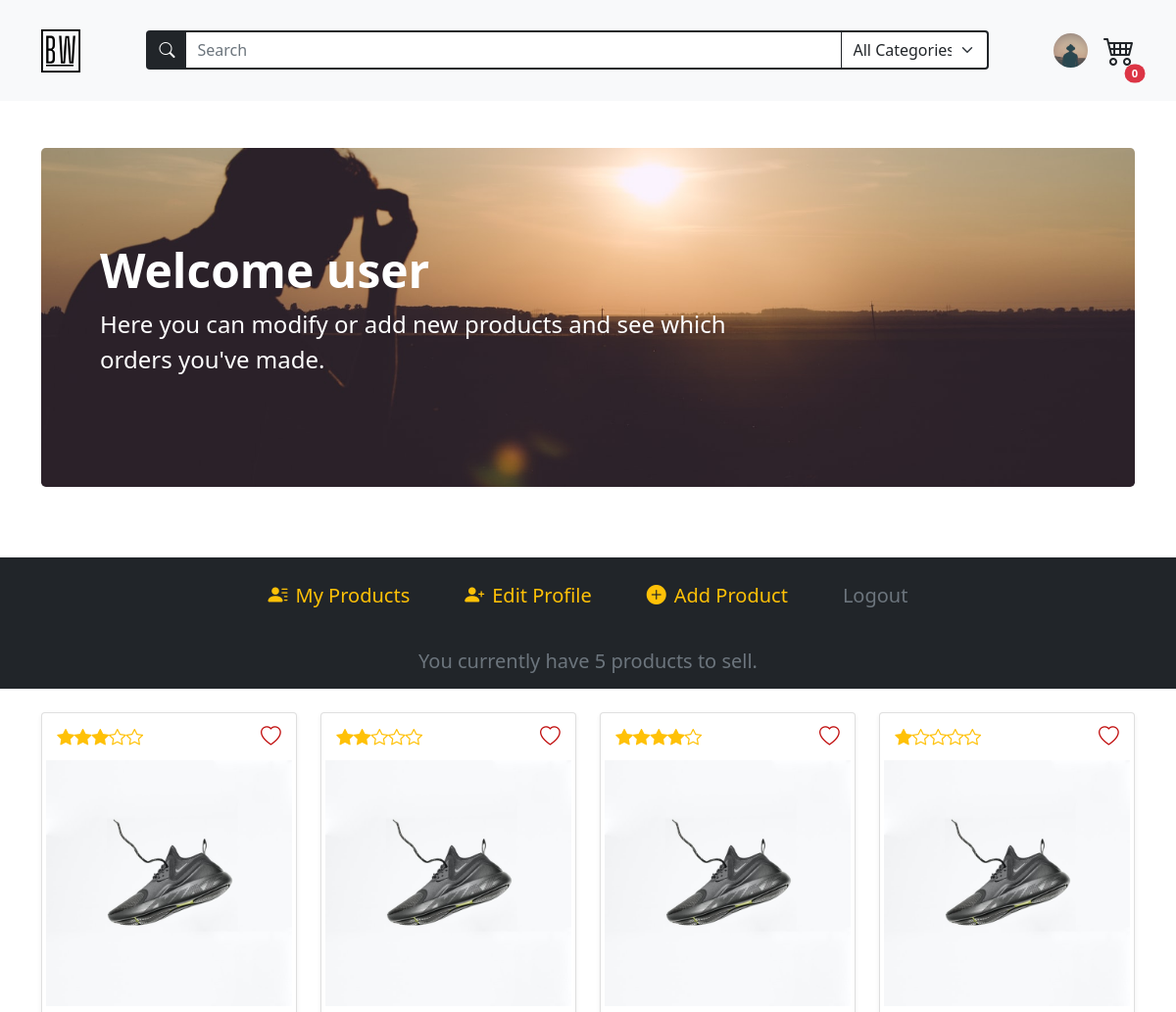
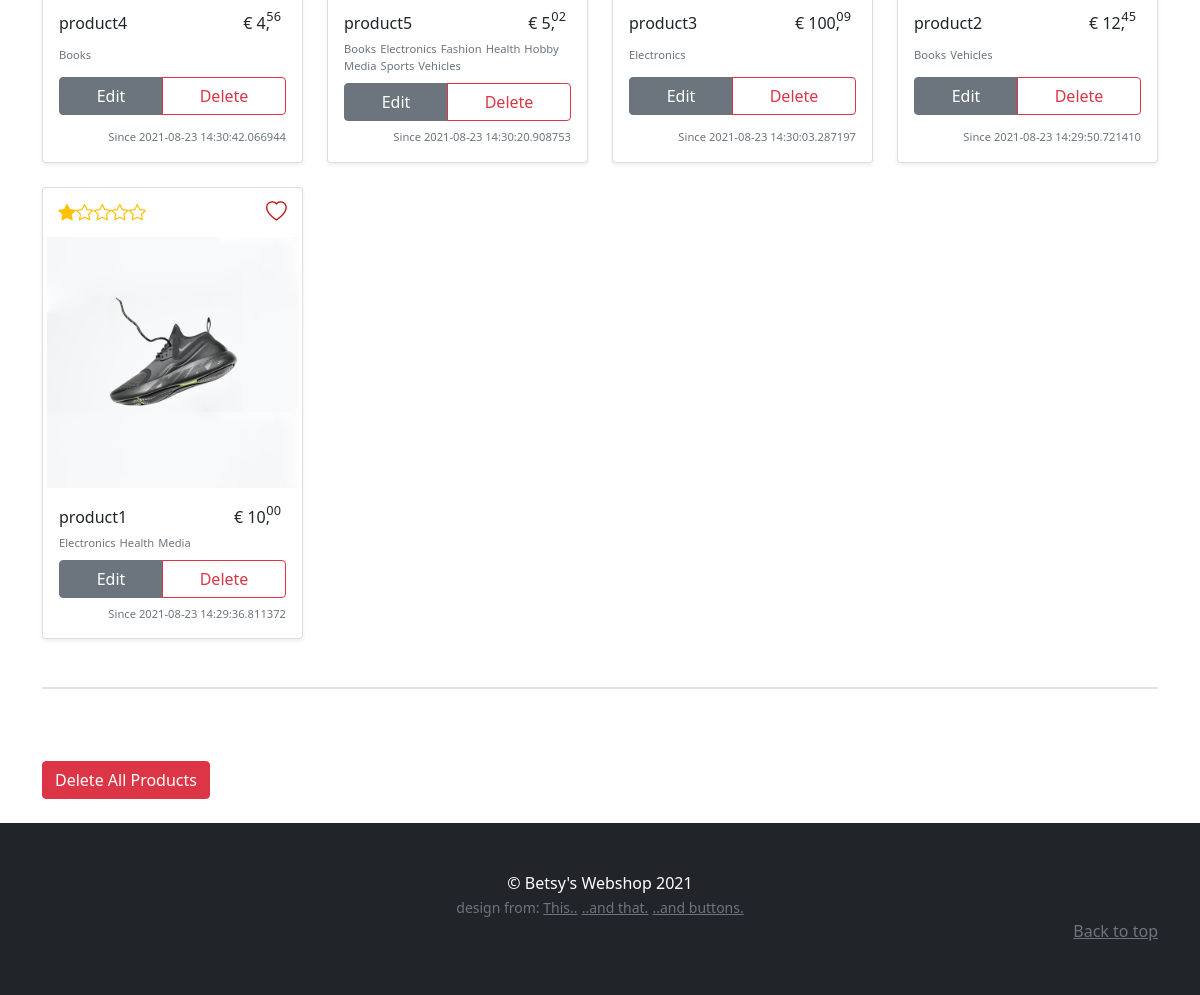
Page /account (signed in) on the committed database (2 pictures, top to bottom).
### models.py (models this page shows, shortened)
class BaseModel(db_wrapper.Model):
    class Meta:
        database = db

class User(BaseModel, UserMixin):
    first_name = CharField(index=True, max_length=30, null=True, default="user")
    last_name = CharField(max_length=120, null=True, default="lastname")
    address = CharField(max_length=200, null=True, default="street")
    city = CharField(max_length=50, null=True, default="city")
    country = CharField(max_length=50, null=True)
    cc_number = IntegerField(null=True, default=12345)
    username = CharField(index=True, max_length=30, unique=True)
    email = CharField(index=True, max_length=50, unique=True)
    password = CharField(max_length=255)
    profile_pic = CharField(null=True, default="default_user.jpg")

class Product(BaseModel):
    name = CharField(max_length=50)
    description = TextField(null=True)
    price_per_unit = DecimalField(
        constraints=[Check("price_per_unit >= 0")],
        decimal_places=2,
        max_digits=10,
        auto_round=True,
    )
    stock = IntegerField(default=1)
    owner = ForeignKeyField(User, backref="products")
    product_pic = CharField(null=True, default="default_product.jpg")
    date_posted = DateTimeField(formats="%Y-%m-%d %H:%M", default=datetime.now)

class ProductTag(BaseModel):
    product = ForeignKeyField(Product, index=True, backref="tags")
    tag = ForeignKeyField(Tag, index=True, backref="products")

class Tag(BaseModel):
    name = CharField(unique=True, max_length=30)

### routes.py (the view)
@app.route("/account", methods=["GET", "POST"])
@login_required
def account():
    update_account_form = UpdateAccountForm(
        prefix="update_account",
        country=current_user.country,
        profile_pic=current_user.profile_pic,
    )
    add_product_form = AddProductForm(prefix="add-product")
    search_form = SearchForm(prefix="search_form")
    search_form.search_tag.choices = get_alpha_tag_names()
    user_products = list_user_products(current_user.id)
    profile_pic = url_for(
        "static", filename=f"/profile_pics/{current_user.profile_pic}"
    )
    return render_template(
        "account.html",
        title="Account",
        add_product_form=add_product_form,
        update_account_form=update_account_form,
        search_form=search_form,
        user_products=user_products,
        all_products=Product.select(),
        profile_pic=profile_pic,
        on_account_page=True,
        randomize=randomize,
        int_splitter=int_splitter,
    )

### forms.py (shortened to what this page needs)
class UpdateAccountForm(FlaskForm):
    first_name = StringField("Name", validators=[DataRequired(), Length(min=2, max=30)])
    last_name = StringField(
        "Surname", validators=[InputRequired(), Length(min=2, max=120)]
    )
    address = StringField(
        "Address", validators=[InputRequired(), Length(min=8, max=200)]
    )
    city = StringField("City", validators=[InputRequired(), Length(min=2, max=50)])
    country = SelectField(
        "Country",
        choices=["...", "Netherlands", "Belgium", "Germany", "France", "Other"],
        validators=[InputRequired()],
    )
    cc_number = IntegerField("Credit Card Number", validators=[InputRequired()])
    username = StringField(
        "Username",
        validators=[InputRequired(), Length(min=5, max=25)],
    )
    email = EmailField(
        "Email", validators=[InputRequired(), Length(min=5, max=50), Email()]
    )
    profile_pic = FileField(
        "Profile Picture",
        validators=[
            FileAllowed(["jpeg", "jpg", "png"], "Accepts only 'jpg' and 'png' !")
        ],
    )
    update = SubmitField("Update")

class AddProductForm(FlaskForm):
    name = StringField("Name", validators=[InputRequired(), Length(max=50)])
    description = TextAreaField("Description", validators=[Length(max=50)])
    price_per_unit = DecimalField("€", places=2, validators=[InputRequired()])
    stock = SelectField(
        "Quantity",
        choices=[num for num in range(1, 11)],
        validators=[InputRequired()],
    )
    tags = MultiCheckboxField(
        "Categories", choices=[(tag, tag) for tag in sorted(tags)]
    )
    product_pic = FileField(
        "Product Picture",
        validators=[
            FileAllowed(["jpeg", "jpg", "png"], "Accepts only 'jpg' and 'png' !")
        ],
    )
    add_product = SubmitField("Add")

### main.py (called while the page is built)
def list_user_products(user_id) -> list[Product]:
    user_products = (
        Product.select()
        .join(User)
        .where(Product.owner == user_id)
        .order_by(Product.id.desc())
    )
    return user_products

def get_alpha_tag_names() -> tuple[Tag]:
    tags = Tag.select().order_by(Tag.name)
    tag_list = [(tag.name, tag.name) for tag in tags]
    tag_list.insert(0, ("All", "All Categories"))
    return tag_list

def randomize():
    random_num = randint(2, 6)
    return random_num

def int_splitter(num):
    integer = floor(num)
    decimal = "{:.2f}".format(num)[-2:]
    return (integer, decimal)

### templates/account.html (shortened to what this page needs)
{% extends 'base.html' %}
{% block content %}
{% include "modal_delete_all_products.html" %} {% include 'account_navbar.html'
%}
<div class="container">
  <div class="album my-4">
    <div class="row row-cols-2 row-cols-md-3 row-cols-lg-4 g-4">
      {% for product in user_products %} {% include "modal_delete_product.html"
      %} {% include "product_featurette.html" %} {% endfor%}
    </div>
  </div>
  <div class="border my-5"></div>
  {% if user_products | length >= 1%}
  <button
    type="button"
    class="btn btn-danger my-4"
    data-bs-toggle="modal"
    data-bs-target="#deleteAllProductsModal"
  >
    Delete All Products
  </button>
</div>
{% endif %} {% endblock content %}

### templates/navbar.html (shortened to what this page needs)
<nav
  class="navbar navbar-expand-md navbar-light bg-light sticky-top"
>
  <div class="container py-3">
    <a class="navbar-brand" href="{{url_for('home') }}"
      ><img
        src="{{url_for('static', filename='assets/brand.svg')}}"
        alt=""
        width="40"
        class="d-inline-block align-text-top"
    /></a>
    {% include "searchbar.html" %}
        <ul class="nav">
        {% if current_user.is_authenticated %}
        <li class="nav-item dropdown position-relative d-flex align-items-center">
          <div class="profile-icon-container" id="navbarDropdown" data-bs-toggle="dropdown" aria-expanded="false" >
            <img
            style="width: 35px; height: 35px; object-fit: cover"
            class="rounded-circle mx-3 profile-icon d-block align-bottom "
            src="{{url_for('static', filename='/profile_pics/' + current_user.profile_pic )}}"
            alt="user thumbnail"
          />
          </div>
        </li>
        <li class="d-flex cart-icon position-relative" type="button" data-bs-toggle="offcanvas" data-bs-target="#offcanvasCart" aria-controls="offcanvasCart" >
          <i class="bi bi-cart4" style="font-size: 2rem;"></i>
          <span class="position-absolute top-100 start-100 translate-middle badge rounded-pill bg-danger" style="font-size: .7rem;">{{session['cart'] | length}}</span>
        </li>
        {% endif %}
      </ul>
    </div>
</nav>

### templates/account_navbar.html (shortened to what this page needs)
<div class="container py-5">
  <div class="p-5 mb-4 bg-dark rounded-3 account-banner banner">
    <div class="container-fluid py-5">
      <h1 class="display-5 fw-bold text-white">
        Welcome {{ current_user.first_name }}
      </h1>
      <p class="col-md-8 fs-4 text-white">
        Here you can modify or add new products and see which orders you've
        made.
      </p>
    </div>
  </div>
</div>
<ul
  class="
    nav
    row row-cols-md-2 row-cols-lg-auto
    justify-content-center
    bg-dark
    py-3
    fs-5
    mx-0
  "
>
  <li class="nav-item d-flex align-items-center justify-content-center">
    <a
      class="nav-link text-warning"
      href="{{url_for('account')}}"
      role="button"
    >
      <span><i class="bi bi-person-lines-fill pe-2"></i>My Products</span>
    </a>
  </li>
  <li class="nav-item d-flex align-items-center justify-content-center">
    <a
      id="collapseAccountBtn"
      class="nav-link text-warning"
      data-bs-toggle="collapse"
      href="#collapseAccountForm"
      role="button"
      aria-expanded="false"
      aria-controls="collapseAccountForm"
    >
      <span
        ><i class="bi bi-person-plus-fill text-warning pe-2"></i>Edit
        Profile</span
      >
    </a>
  </li>
  <li class="nav-item d-flex align-items-center justify-content-center">
    <a
      id="collapseProductFormBtn"
      class="nav-link text-warning"
      data-bs-toggle="collapse"
      href="#collapseProductForm"
      role="button"
      aria-expanded="false"
      aria-controls="collapseProductForm"
      ><span><i class="bi bi-plus-circle-fill pe-2"></i>Add Product</span></a
    >
  </li>
  <li class="nav-item d-flex align-items-center justify-content-center">
    <a
      class="nav-link text-muted"
      href="{{url_for('logout')}}"
      tabindex="-1"
      aria-disabled="true"
      >Logout</a
    >
  </li>
</ul>
<h1 class="text-center fs-5 bg-dark text-secondary py-3">
  {% if user_products|length == 1 %} You currently have {{ user_products|length
  }} product to sell. {% else %} You currently have {{ user_products|length }}
  products to sell. {% endif %}
</h1>

### templates/product_featurette.html (shortened to what this page needs)
<div class="card-group col" id="productID-{{product.id}}">
  <div class="card shadow-sm">
    <div class="card-img-container">
      {% set random = randomize() %} {% set les = 6 - random %}
      <div class="product-icons">
        <div class="d-flex text-warning product-rating">
          {% for count in range(1,random) %}
          <i class="bi bi-star-fill"></i>
          {% endfor %} {% for count in range(les) %}
          <i class="bi bi-star"></i>
          {% endfor %}
        </div>
        <div>
          {% if product.id in session['favorite'] %}
          <a
            href="{{url_for('handle_favorite', product_id=product.id)}}#productID-{{product.id}}"
            type="button"
          >
            <i class="bi bi-heart-fill heart-favorite"></i>
          </a>
          {% else %}
          <a
            href="{{url_for('handle_favorite', product_id=product.id)}}#productID-{{product.id}}"
            type="button"
            role="button"
          >
            <i class="bi bi-heart heart-favorite"></i>
          </a>
          {% endif %}
        </div>
      </div>
      <div class="product-img-container">
        <img
          class="img-thumbnail border-0 rounded mx-auto d-block"
          src="{{  url_for('static', filename='/product_pics/' + product.product_pic)  }}"
          alt="{{ product.name }}"
        />
      </div>
    </div>
    <div class="card-body d-flex flex-column justify-content-between">
      <div class="d-flex justify-content-between">
        <h6 class="py-0 my-0">{{ product.name }}</h6>
        {% set price = product.price_per_unit %}
        <div class="position-relative">
          <h6 class="me-3">€ {{ int_splitter(price)[0] }},</h6>
          <p class="decimal">{{ int_splitter(price)[1] }}</p>
        </div>
      </div>
      <ul class="d-flex flex-wrap p-0 mb-0" style="width: 100%;">
        {% if product.tags %} {% for producttags in product.tags %}
        <span class="pe-1 fs-small text-muted"> {{producttags.tag.name}}</span>
        {% endfor %} {% else %}
        <span class="pe-1 fs-small text-muted"
          >This product has no categories.</span
        >
        {% endif %}
      </ul>
      <div class="d-flex flex-column justify-content-between my-2">
        {% if not on_account_page %}
        {% if current_user.id == product.owner.id or current_user.is_anonymous
        %}
        <button
        type="button"
        class="
          btn btn-white
          py-2
          border border-dark
          rounded-0
          d-flex
          justify-content-center
        "
        role="button"
        aria-disabled="true"
        disabled
        ><i
          class="bi bi-lock-fill text-dark text-center"
          style="font-size: 1.2rem"
        ></i
      ></button>
      {% elif product.stock == 0 %}
      <button
        type="button"
        class="
          btn btn-white
          py-2
          border border-dark
          rounded-0
          d-flex
          justify-content-center
          text-danger
        "
        role="button"
        aria-disabled="true"
        disabled
        >Sold out!</button>
        {% else %}
        {% if product.id in session['cart'] %}
        <div class="button-2">
          <div class="slider"></div>
          <a
            type="button"
            href="{{url_for('handle_product_in_cart', product_id=product.id)}}#productID-{{product.id}}"
            class="
              btn btn-white
              py-2
              border border-dark
              rounded-0
              d-flex
              justify-content-center
            "
            role="button"
            ><i
              class="bi bi-cart-check text-dark text-center"
              style="font-size: 1.2rem"
            ></i
          ></a>
        </div>
        {% else %}
        <div class="button-2">
          <div class="black-slider"></div>
          <a
            type="button"
            href="{{url_for('handle_product_in_cart', product_id=product.id)}}#productID-{{product.id}}"
            class="
              btn
              py-2
              border border-dark
              rounded-0
              d-flex
              justify-content-center
              text-white
            "
            role="button"
            >Add to cart</a
          >
        </div>
        {% endif %} {% endif %}
        {% elif on_account_page %}
        <div class="btn-group">
          <a href="{{url_for('update_product_page', product_id=product.id)}}#updateProductForm" class="btn btn-secondary">Edit </a>
          <button
            type="button"
            class="btn btn-outline-danger"
            data-bs-toggle="modal"
            data-bs-target="#deleteProductModal{{product.id}}"
          >
            Delete
           </button>
        </div>
        {% endif %}
      </div>
      <div class="text-muted text-end fs-small m-0 p-0 align-self-end">
        <p class="m-0 mt-auto">Since {{  product.date_posted  }}</p>
      </div>
    </div>
  </div>
</div>

### static/styles.css (style rules this page uses)
.profile-icon-container { transition: 0.2s transform ease-in; }
.profile-icon { font-size: 2rem; }
.cart-icon { transition: 0.2s transform ease-in; }
.banner { background-repeat: no-repeat; background-size: cover; }
.account-banner { background-image: url("../static/assets/account.jpg"); background-position: center center; }
.fs-small { font-size: 0.7rem; }
.card-img-container { position: relative; }
.product-icons { width: 96%; margin: 0 auto; margin-top: 4px; padding: 0.3rem 0; display: flex; justify-content: space-between; align-items: center; z-index: 10; background-color: white; }
.product-rating { padding-left: 10px; font-size: 1.1rem; }
.heart-favorite { padding-right: 10px; color: #c10e0e; font-size: 1.3rem; }
.decimal { margin: 0; position: absolute; top: -7px; right: 5px; font-size: 0.8rem; }
.product-img-container { transition: all 0.35s ease-Out; }

### rows in the picture
User: profile_pic (placeholder picture), first_name "user"
Product: product_pic (placeholder picture), name "product4", price_per_unit "4", price_per_unit "56", date_posted "2021-08-23 14:30:42.066944"
ProductTag: tag.name "Books"
Product: product_pic (placeholder picture), name "product5", price_per_unit "5", price_per_unit "02", date_posted "2021-08-23 14:30:20.908753"
ProductTag: tag.name "Books"
ProductTag: tag.name "Electronics"
ProductTag: tag.name "Fashion"
ProductTag: tag.name "Health"
ProductTag: tag.name "Hobby"
ProductTag: tag.name "Media"
ProductTag: tag.name "Sports"
ProductTag: tag.name "Vehicles"
Product: product_pic (placeholder picture), name "product3", price_per_unit "100", price_per_unit "09", date_posted "2021-08-23 14:30:03.287197"
ProductTag: tag.name "Electronics"
Product: product_pic (placeholder picture), name "product2", price_per_unit "12", price_per_unit "45", date_posted "2021-08-23 14:29:50.721410"
ProductTag: tag.name "Books"
ProductTag: tag.name "Vehicles"
Product: product_pic (placeholder picture), name "product1", price_per_unit "10", price_per_unit "00", date_posted "2021-08-23 14:29:36.811372"
ProductTag: tag.name "Electronics"
ProductTag: tag.name "Health"
ProductTag: tag.name "Media"

### other values in the picture
{{ session['cart'] | length }} "0"
{{ user_products|length }} "5"
